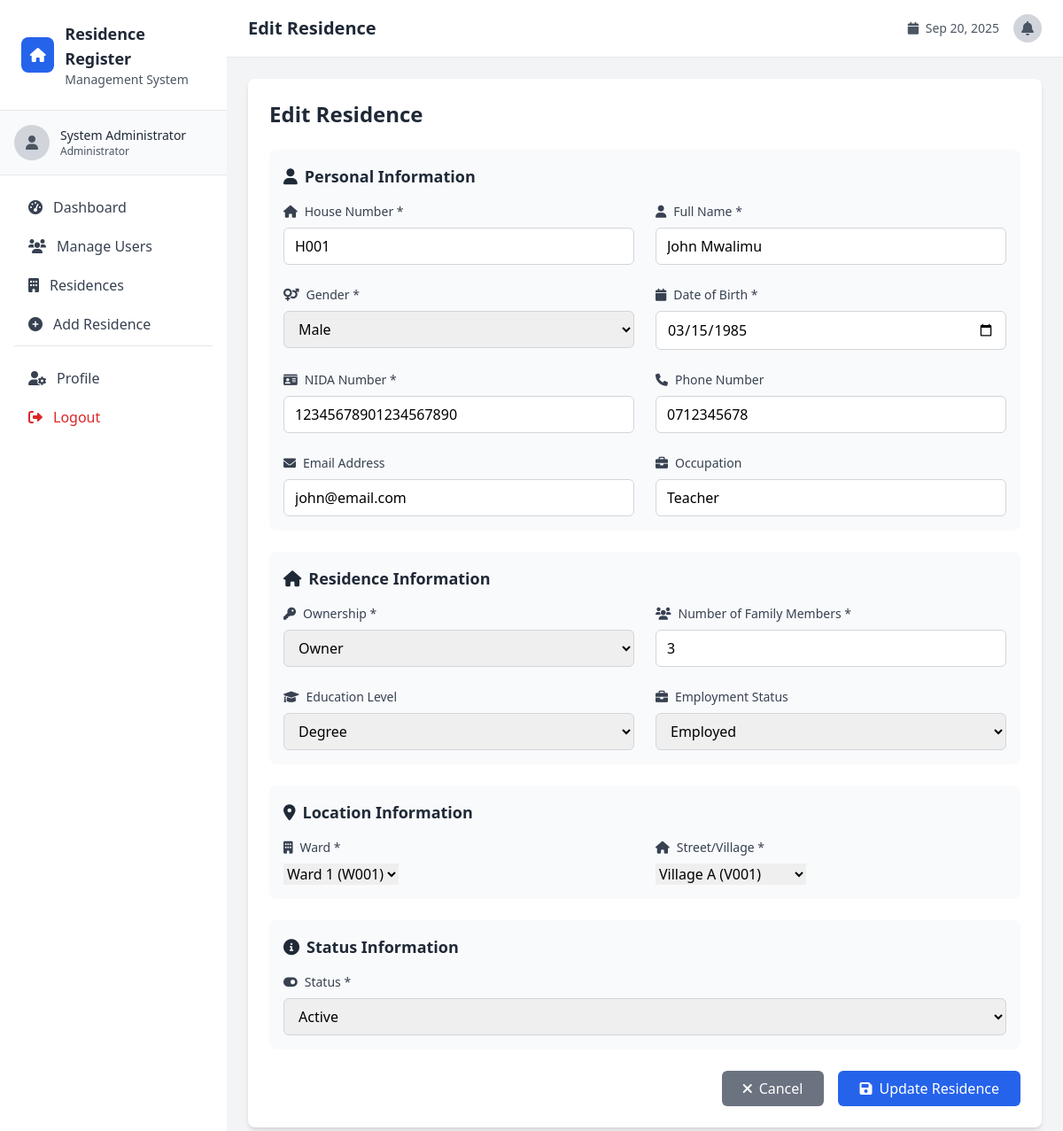
Page /edit_residence.php?id=1 (signed in) on the committed database.
### tables this page shows
CREATE TABLE residences (
    id INT AUTO_INCREMENT PRIMARY KEY,
    house_no VARCHAR(50) NOT NULL,
    resident_name VARCHAR(255) NOT NULL,
    gender ENUM('male', 'female', 'other') NOT NULL,
    date_of_birth DATE NOT NULL,
    nida_number VARCHAR(20) NOT NULL,
    phone VARCHAR(15),
    email VARCHAR(100),
    occupation VARCHAR(100),
    ownership ENUM('owner', 'tenant') NOT NULL,
    family_members INT DEFAULT 1,
    education_level ENUM('none', 'primary', 'secondary', 'diploma', 'degree', 'masters', 'phd') DEFAULT 'none',
    employment_status ENUM('employed', 'unemployed', 'student', 'retired', 'self_employed') DEFAULT 'unemployed',
    ward_id INT NOT NULL,
    village_id INT NOT NULL,
    registered_by INT NOT NULL,
    registered_at TIMESTAMP DEFAULT CURRENT_TIMESTAMP,
    status ENUM('active', 'inactive', 'moved', 'pending_approval') DEFAULT 'active',
    FOREIGN KEY (registered_by) REFERENCES users(id),
    FOREIGN KEY (ward_id) REFERENCES wards(id),
    FOREIGN KEY (village_id) REFERENCES villages(id)
);

CREATE TABLE wards (
    id INT AUTO_INCREMENT PRIMARY KEY,
    ward_name VARCHAR(255) NOT NULL,
    ward_code VARCHAR(20) UNIQUE NOT NULL,
    description TEXT,
    is_active BOOLEAN DEFAULT TRUE,
    created_by INT NULL,
    created_at TIMESTAMP DEFAULT CURRENT_TIMESTAMP,
    updated_at TIMESTAMP DEFAULT CURRENT_TIMESTAMP ON UPDATE CURRENT_TIMESTAMP
);

CREATE TABLE villages (
    id INT AUTO_INCREMENT PRIMARY KEY,
    village_name VARCHAR(255) NOT NULL,
    village_code VARCHAR(20) UNIQUE NOT NULL,
    ward_id INT NOT NULL,
    description TEXT,
    is_active BOOLEAN DEFAULT TRUE,
    created_by INT NULL,
    created_at TIMESTAMP DEFAULT CURRENT_TIMESTAMP,
    updated_at TIMESTAMP DEFAULT CURRENT_TIMESTAMP ON UPDATE CURRENT_TIMESTAMP,
    FOREIGN KEY (ward_id) REFERENCES wards(id)
);

### edit_residence.php (the view, shortened to what the rows shown need)
<?php
require_once 'config/database.php';
require_once 'includes/functions.php';
$residence_id = isset($_GET['id']) ? (int)$_GET['id'] : 0;
try {
    $stmt = $pdo->prepare("
        SELECT r.*, w.ward_name, w.ward_code, v.village_name, v.village_code
        FROM residences r
        LEFT JOIN wards w ON r.ward_id = w.id
        LEFT JOIN villages v ON r.village_id = v.id
        WHERE r.id = ?
    ");
    $stmt->execute([$residence_id]);
    $residence = $stmt->fetch();
} catch (PDOException $e) {
    header('Location: residences.php');
    exit();
}
$accessible_wards = getAccessibleWards();
$accessible_villages = getAccessibleVillages();
include 'includes/header.php';
?>
<div class="max-w-4xl mx-auto">
    <div class="bg-white rounded-lg shadow-md p-6">
        <h1 class="text-2xl font-bold text-gray-800 mb-6">Edit Residence</h1>
        <form method="POST" class="space-y-6" id="editResidenceForm">
            <div class="bg-gray-50 p-4 rounded-lg">
                <div class="grid grid-cols-1 md:grid-cols-2 gap-6">
                    <div>
                        <label for="house_no" class="block text-sm font-medium text-gray-700 mb-2">
                            <i class="fas fa-home mr-2"></i>House Number *
                        </label>
                        <input type="text" id="house_no" name="house_no" required
                               class="w-full px-3 py-2 border border-gray-300 rounded-md focus:outline-none focus:ring-2 focus:ring-blue-500 focus:border-transparent"
                               value="<?php echo htmlspecialchars($residence['house_no']); ?>">
                    </div>
                    <div>
                        <label for="resident_name" class="block text-sm font-medium text-gray-700 mb-2">
                            <i class="fas fa-user mr-2"></i>Full Name *
                        </label>
                        <input type="text" id="resident_name" name="resident_name" required
                               class="w-full px-3 py-2 border border-gray-300 rounded-md focus:outline-none focus:ring-2 focus:ring-blue-500 focus:border-transparent"
                               value="<?php echo htmlspecialchars($residence['resident_name']); ?>">
                    </div>
                    <div>
                        <label for="gender" class="block text-sm font-medium text-gray-700 mb-2">
                            <i class="fas fa-venus-mars mr-2"></i>Gender *
                        </label>
                        <select id="gender" name="gender" required
                                class="w-full px-3 py-2 border border-gray-300 rounded-md focus:outline-none focus:ring-2 focus:ring-blue-500 focus:border-transparent">
                            <option value="male" <?php echo $residence['gender'] === 'male' ? 'selected' : ''; ?>>Male</option>
                        </select>
                    </div>
                    <div>
                        <label for="date_of_birth" class="block text-sm font-medium text-gray-700 mb-2">
                            <i class="fas fa-calendar mr-2"></i>Date of Birth *
                        </label>
                        <input type="date" id="date_of_birth" name="date_of_birth" required
                               class="w-full px-3 py-2 border border-gray-300 rounded-md focus:outline-none focus:ring-2 focus:ring-blue-500 focus:border-transparent"
                               value="<?php echo $residence['date_of_birth']; ?>">
                    </div>
                    <div>
                        <label for="nida_number" class="block text-sm font-medium text-gray-700 mb-2">
                            <i class="fas fa-id-card mr-2"></i>NIDA Number *
                        </label>
                        <input type="text" id="nida_number" name="nida_number" required
                               class="w-full px-3 py-2 border border-gray-300 rounded-md focus:outline-none focus:ring-2 focus:ring-blue-500 focus:border-transparent"
                               value="<?php echo htmlspecialchars($residence['nida_number']); ?>">
                    </div>
                    <div>
                        <label for="phone" class="block text-sm font-medium text-gray-700 mb-2">
                            <i class="fas fa-phone mr-2"></i>Phone Number
                        </label>
                        <input type="tel" id="phone" name="phone"
                               class="w-full px-3 py-2 border border-gray-300 rounded-md focus:outline-none focus:ring-2 focus:ring-blue-500 focus:border-transparent"
                               value="<?php echo htmlspecialchars($residence['phone'] ?? ''); ?>">
                    </div>
                    <div>
                        <label for="email" class="block text-sm font-medium text-gray-700 mb-2">
                            <i class="fas fa-envelope mr-2"></i>Email Address
                        </label>
                        <input type="email" id="email" name="email"
                               class="w-full px-3 py-2 border border-gray-300 rounded-md focus:outline-none focus:ring-2 focus:ring-blue-500 focus:border-transparent"
                               value="<?php echo htmlspecialchars($residence['email'] ?? ''); ?>">
                    </div>
                    <div>
                        <label for="occupation" class="block text-sm font-medium text-gray-700 mb-2">
                            <i class="fas fa-briefcase mr-2"></i>Occupation
                        </label>
                        <input type="text" id="occupation" name="occupation"
                               class="w-full px-3 py-2 border border-gray-300 rounded-md focus:outline-none focus:ring-2 focus:ring-blue-500 focus:border-transparent"
                               value="<?php echo htmlspecialchars($residence['occupation'] ?? ''); ?>">
                    </div>
                </div>
            </div>
            <div class="bg-gray-50 p-4 rounded-lg">
                <div class="grid grid-cols-1 md:grid-cols-2 gap-6">
                    <div>
                        <label for="ownership" class="block text-sm font-medium text-gray-700 mb-2">
                            <i class="fas fa-key mr-2"></i>Ownership *
                        </label>
                        <select id="ownership" name="ownership" required
                                class="w-full px-3 py-2 border border-gray-300 rounded-md focus:outline-none focus:ring-2 focus:ring-blue-500 focus:border-transparent">
                            <option value="owner" <?php echo $residence['ownership'] === 'owner' ? 'selected' : ''; ?>>Owner</option>
                        </select>
                    </div>
                    <div>
                        <label for="family_members" class="block text-sm font-medium text-gray-700 mb-2">
                            <i class="fas fa-users mr-2"></i>Number of Family Members *
                        </label>
                        <input type="number" id="family_members" name="family_members" min="1" required
                               class="w-full px-3 py-2 border border-gray-300 rounded-md focus:outline-none focus:ring-2 focus:ring-blue-500 focus:border-transparent"
                               value="<?php echo $residence['family_members']; ?>">
                    </div>
                    <div>
                        <label for="education_level" class="block text-sm font-medium text-gray-700 mb-2">
                            <i class="fas fa-graduation-cap mr-2"></i>Education Level
                        </label>
                        <select id="education_level" name="education_level"
                                class="w-full px-3 py-2 border border-gray-300 rounded-md focus:outline-none focus:ring-2 focus:ring-blue-500 focus:border-transparent">
                            <option value="degree" <?php echo $residence['education_level'] === 'degree' ? 'selected' : ''; ?>>Degree</option>
                        </select>
                    </div>
                    <div>
                        <label for="employment_status" class="block text-sm font-medium text-gray-700 mb-2">
                            <i class="fas fa-briefcase mr-2"></i>Employment Status
                        </label>
                        <select id="employment_status" name="employment_status"
                                class="w-full px-3 py-2 border border-gray-300 rounded-md focus:outline-none focus:ring-2 focus:ring-blue-500 focus:border-transparent">
                            <option value="employed" <?php echo $residence['employment_status'] === 'employed' ? 'selected' : ''; ?>>Employed</option>
                        </select>
                    </div>
                </div>
            </div>
            <div class="bg-gray-50 p-4 rounded-lg">
                <div class="grid grid-cols-1 md:grid-cols-2 gap-6">
                    <div>
                        <label for="ward_id" class="block text-sm font-medium text-gray-700 mb-2">
                            <i class="fas fa-building mr-2"></i>Ward *
                        </label>
                        <select id="ward_id" name="ward_id" required>
                            <?php foreach ($accessible_wards as $ward): ?>
                                <option value="<?php echo $ward['id']; ?>"
                                        <?php echo $residence['ward_id'] == $ward['id'] ? 'selected' : ''; ?>>
                                    <?php echo htmlspecialchars($ward['ward_name'] . ' (' . $ward['ward_code'] . ')'); ?>
                                </option>
                            <?php endforeach; ?>
                        </select>
                    </div>
                    <div>
                        <label for="village_id" class="block text-sm font-medium text-gray-700 mb-2">
                            <i class="fas fa-home mr-2"></i>Street/Village *
                        </label>
                        <select id="village_id" name="village_id" required>
                            <?php
                            $current_ward_villages = array_filter($accessible_villages, function($village) use ($residence) {
                                return $village['ward_id'] == $residence['ward_id'];
                            });
                            foreach ($current_ward_villages as $village):
                            ?>
                                <option value="<?php echo $village['id']; ?>"
                                        <?php echo $residence['village_id'] == $village['id'] ? 'selected' : ''; ?>>
                                    <?php echo htmlspecialchars($village['village_name'] . ' (' . $village['village_code'] . ')'); ?>
                                </option>
                            <?php endforeach; ?>
                        </select>
                    </div>
                </div>
            </div>
            <div class="bg-gray-50 p-4 rounded-lg">
                <div>
                    <label for="status" class="block text-sm font-medium text-gray-700 mb-2">
                        <i class="fas fa-toggle-on mr-2"></i>Status *
                    </label>
                    <select id="status" name="status" required
                            class="w-full px-3 py-2 border border-gray-300 rounded-md focus:outline-none focus:ring-2 focus:ring-blue-500 focus:border-transparent">
                        <option value="active" <?php echo $residence['status'] === 'active' ? 'selected' : ''; ?>>Active</option>
                    </select>
                </div>
            </div>
        </form>
    </div>
</div>
<?php include 'includes/footer.php'; ?>

### rows in the picture
residences: house_no "H001", resident_name "John Mwalimu", gender "Male", date_of_birth "03/15/1985", nida_number "12345678901234567890", phone "0712345678", email "john@email.com", occupation "Teacher", ownership "Owner", family_members "3", education_level "Degree", employment_status "Employed", ward_id "Ward 1 (W001)", village_id "Village A (V001)", status "Active"

### other values in the picture
$_SESSION['user_name'] "System Administrator"
getRoleDisplayName($_SESSION['user_role']) "Administrator"
$page_title "Edit Residence"
